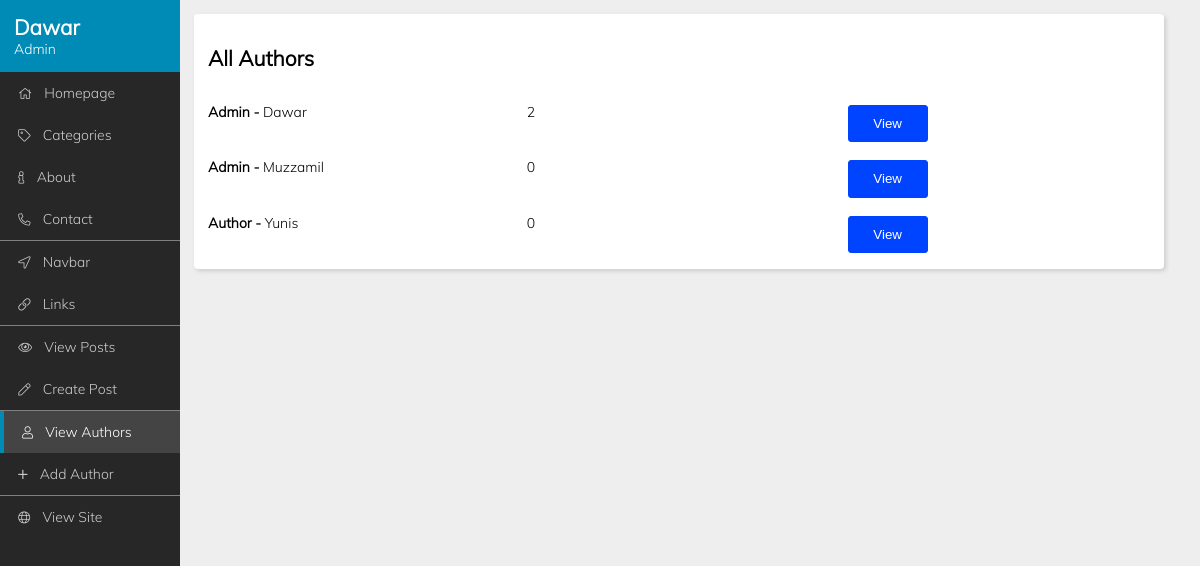
Before: /cms/view_authors.php (signed in) with the older database file.
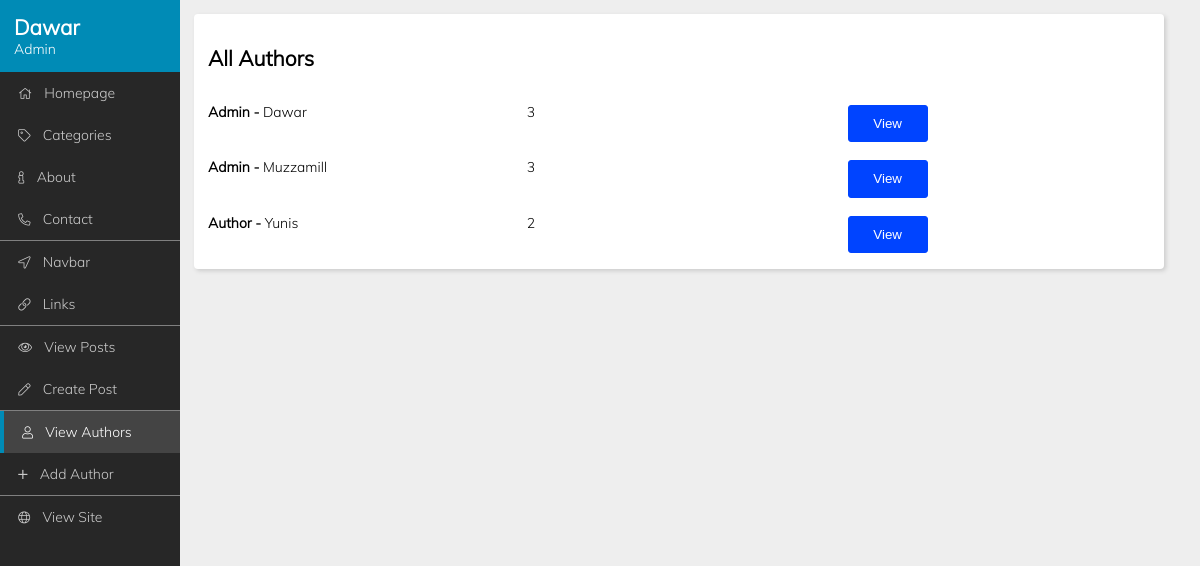
After: the same page with the newer database file.
### tables this page shows
CREATE TABLE `authors` (
  `id` int(11) NOT NULL,
  `name` varchar(30) NOT NULL,
  `email` varchar(60) NOT NULL,
  `password` varchar(100) NOT NULL,
  `is_admin` tinyint(1) NOT NULL DEFAULT 0,
  `about` text DEFAULT NULL
);

### includes/functions.php (called while the page is built, shortened)
<?php
    function get_authors() {
        global $connection;
        $query = "SELECT * FROM `authors` ORDER BY `name` ASC";
        $result = mysqli_query($connection, $query);
        return $result;
    }
?>

### cms/view_authors.php (the view, shortened to what this page needs)
<?php
	require_once("../includes/db_connect.php");
	require_once("../includes/functions.php");
	$authors = get_authors();
?>
<!DOCTYPE html>
<html lang="en">
<head>
    <link rel="stylesheet" href="../css/all.min.css" type="text/css">
    <link rel="stylesheet" href="../css/light.min.css" type="text/css">
    <link rel="stylesheet" href="../css/custom/cms/base.php" type="text/css">
</head>
<body>
	<?php
		require_once("../includes/cms/nav.php");
	?>
    <div class="main">
		<div class="section">
			<h2>All Authors</h2>
			<?php
				while($author = mysqli_fetch_assoc($authors)) {
					$query = 'SELECT COUNT(*) FROM posts WHERE author_id = ' . $author['id'];
					$no_of_posts = mysqli_query($connection, $query);
					echo('<span><b>');
					if($author['is_admin'] === '1')
						echo('Admin - ');
					else
						echo('Author - ');
					echo('</b>' . $author['name'] . '</span>
						<span>' . mysqli_fetch_row($no_of_posts)[0] . '</span>
						<button type="button" class="btn btn-confirm" onclick="viewModal(' . $author['id'] . ',\'' . $author['name'] . '\',\'' . $author['email'] . '\',' . $author['is_admin'] . ',\'' . addslashes($author['about']) . '\');">View</button>
					');
				}
			?>
		</div>
	</div>
</body>
</html>

Changed rows visible on the page:
removed authors: is_admin "Admin -", name "Muzzamil", no_of_posts "0"
changed authors "Dawar": no_of_posts "2" → "3"
added authors: is_admin "Admin -", name "Muzzamill", no_of_posts "3"
computed for authors "Yunis": no_of_posts "0" → "2"
